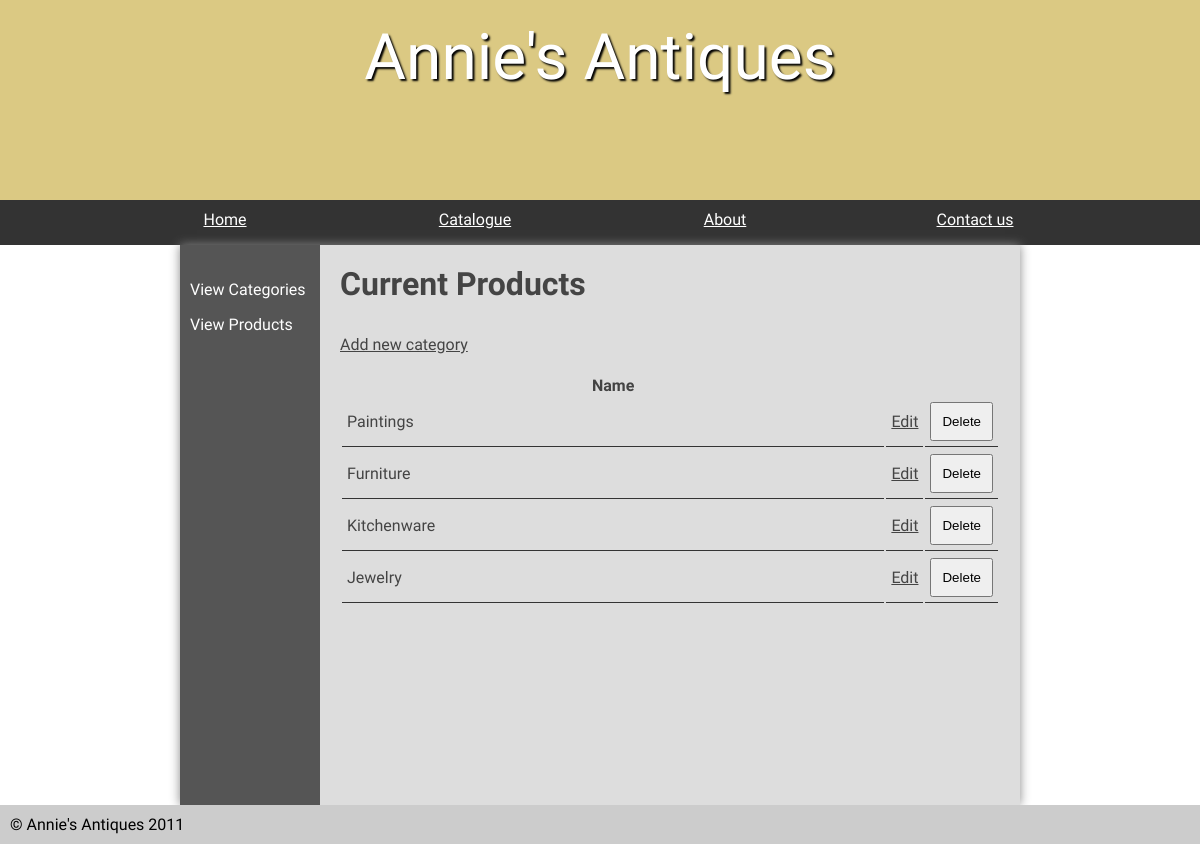
/admin/categories.php (signed in), run on the app's committed database.
### tables this page shows
CREATE TABLE `category` (
  `id` int(11) NOT NULL AUTO_INCREMENT,
  `name` varchar(45) DEFAULT NULL,
  PRIMARY KEY (`id`)
);

### public_html/admin/categories.php (the view, shortened to what this page needs)
<?php
$pdo = new PDO('mysql:dbname=antiques;host=127.0.0.1', 'student', 'student', [PDO::ATTR_ERRMODE => PDO::ERRMODE_EXCEPTION]);
?>
<!DOCTYPE html>
<html>
	<head>
		<link rel="stylesheet" href="../styles.css"/>
	</head>
	<body>
	<header>
		<section>
			<h1>Annie's Antiques</h1>
		</section>
	</header>
	<nav>
		<ul>
			<li><a href="/">Home</a></li>
			<li><a href="stock.php">Catalogue</a></li>
			<li><a href="about.html">About</a></li>
			<li><a href="contact.php">Contact us</a></li>
		</ul>
	</nav>
	<main class="admin">
		<section class="left">
			<ul>
				<li><a href="/admin/categories.php">View Categories</a></li>
				<li><a href="/admin/products.php">View Products</a></li>
			</ul>
		</section>
		<section class="right">
	<?php
		if (isset($_SESSION['loggedin']) && $_SESSION['loggedin'] == true) {
		?>
			<h2>Current Products</h2>
			<a class="new" href="addcategory.php">Add new category</a>
			<?php
			echo '<table>';
			echo '<thead>';
			echo '<tr>';
			echo '<th>Name</th>';
			echo '<th style="width: 5%">&nbsp;</th>';
			echo '<th style="width: 5%">&nbsp;</th>';
			echo '</tr>';
			$categories = $pdo->query('SELECT * FROM category');
			foreach ($categories as $category) {
				echo '<tr>';
				echo '<td>' . $category['name'] . '</td>';
				echo '<td><a style="float: right" href="editcategory.php?id=' . $category['id'] . '">Edit</a></td>';
				echo '<td><form method="post" action="deletecategory.php">
				<input type="hidden" name="productId" value="' . $category['id'] . '" />
				<input type="submit" name="submit" value="Delete" />
				</form></td>';
				echo '</tr>';
			}
			echo '</thead>';
			echo '</table>';
		}
	?>
</section>
	</main>
	<footer>
		&copy; Annie's Antiques 2011
	</footer>
</body>
</html>

### public_html/styles.css (style rules this page uses)
* { margin: 0; padding: 0; }
html { font-family: 'Oxygen', verdana, sans-serif; }
body { background-color: #fff; }
header { background-color: #dbc983 ; color: white; height: 200px; }
nav { width: 100%; background-color: #333; overflow: auto; }
nav ul { width: 1000px; margin: auto; display: block; list-style-type: none; }
nav ul li { width: 25%; float: left; overflow: auto; text-align: center; }
nav a { color: white; padding-top: 10px; display: block; }
header section { display: block; font-family: 'Condiment'; }
header h1 { font-weight: normal; }
h1 { font-family: 'Condiment'; }
h1 { font-size:4em; color: white; text-align: center; padding-top: 20px; text-shadow: 2px 2px 2px #000; }
main { min-height: 70vh; background-color: #ddd; width: 70vw; display: block; margin: auto; box-shadow: 0px 0px 10px #888; color:#444; }
main h2 { font-size:2em; }
p, li, h2 { margin-bottom: 1em; }
footer { background-color: #ccc; padding: 10px; }
form select, form label, form input, form textarea { float: left; width: 200px; padding: 10px; margin-top: 20px; }
input[type="submit"] { clear: both; margin-left: 220px; width: 220px; }
.left ul { list-style-type: none }
section a { color: #444; }
table { width: 100%; margin-top: 20px; }
td { padding: 5px; border-bottom: 1px solid #333; }
.stock, .admin { display: table; }
.stock > ul, .admin .left { width: 10vw; list-style-type: none; display: table-cell; padding: 10px; background-color: #555; margin: 0; }
.stock .products, .admin .right { display: table-cell; padding: 20px; }
.stock > ul a, .admin .left a { color: white; text-decoration: none; }
table td input[type="submit"] { margin: 0; float: right; width: auto; padding: auto; }

### data on the page
category: name "Paintings"
category: name "Furniture"
category: name "Kitchenware"
category: name "Jewelry"
